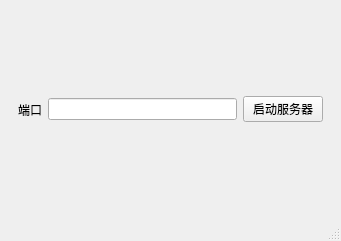
<?xml version="1.0" encoding="UTF-8"?>
<ui version="4.0">
 <class>MainWindow</class>
 <widget class="QMainWindow" name="MainWindow">
  <property name="geometry">
   <rect>
    <x>0</x>
    <y>0</y>
    <width>341</width>
    <height>241</height>
   </rect>
  </property>
  <property name="windowTitle">
   <string>MainWindow</string>
  </property>
  <widget class="QWidget" name="centralwidget">
   <layout class="QGridLayout" name="gridLayout">
    <item row="0" column="0">
     <widget class="QWidget" name="widget" native="true">
      <layout class="QHBoxLayout" name="horizontalLayout">
       <item>
        <widget class="QLabel" name="label">
         <property name="text">
          <string>端口</string>
         </property>
        </widget>
       </item>
       <item>
        <widget class="QLineEdit" name="port"/>
       </item>
       <item>
        <widget class="QPushButton" name="startServer">
         <property name="text">
          <string>启动服务器</string>
         </property>
        </widget>
       </item>
      </layout>
     </widget>
    </item>
   </layout>
  </widget>
  <widget class="QMenuBar" name="menubar">
   <property name="geometry">
    <rect>
     <x>0</x>
     <y>0</y>
     <width>341</width>
     <height>21</height>
    </rect>
   </property>
  </widget>
  <widget class="QStatusBar" name="statusbar"/>
 </widget>
 <resources/>
 <connections/>
</ui>
